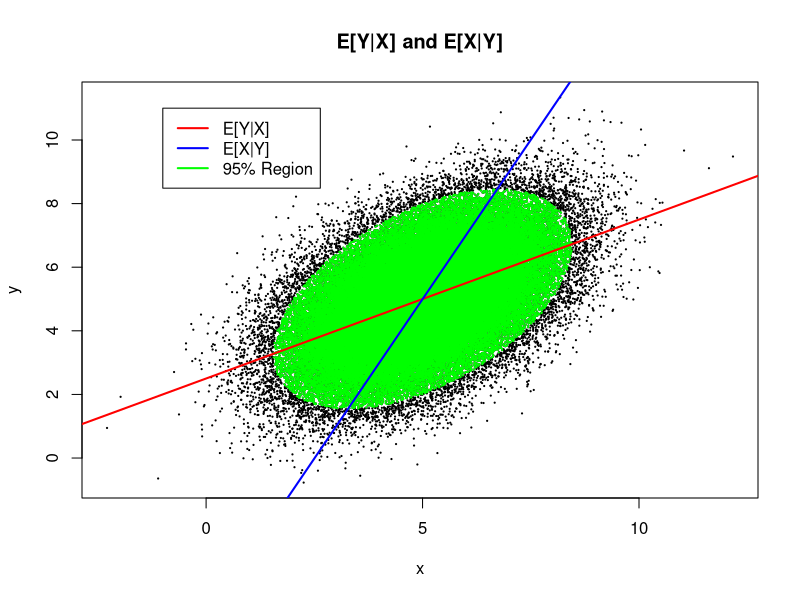

Write the R code that produced this figure.
#################################################################
# Bivariate Normal Distribution                                 #
biv.norm<-function(x,y,mu.x,mu.y,sigma.x,sigma.y,rho){          #
   (1/(2 * pi * sigma.x * sigma.y * sqrt(1-rho^2))) *           #
   exp( -(1/(2*(1-rho^2))) * ( ((x-mu.x)/sigma.x)^2 +           #
         ((y-mu.y)/sigma.y)^2 - (2 * rho * ((x-mu.x)/sigma.x) * #
         ((y-mu.y)/sigma.y) ) ) )                               #
}                                                               #
#################################################################

# GENERATE DATA:

  #install.packages("mvtnorm")
  library("mvtnorm")

  #n <- 10^4
  #rho <- 1/2
  #sigX <- sqrt(2); sigY <- sqrt(2)
  #muX <- 5; muY <- 5
  #cov <- rho * sigX * sigY

  
  #X <- rmvnorm( n, c(muX,muY), matrix( c(sigX^2,cov,cov,sigY^2), 2, 2) )
  X <- read.table('hw3.dat', header=F,sep="\t")
  x <- X[,1]; y <- X[,2] 
  n <- dim(X)[1]

pdf('plot.pdf')

  plot(x,y, pch=20,cex=.25)
  title(main='E[Y|X] and E[X|Y]')
  legend(-1,11,legend=c('E[Y|X]','E[X|Y]','95% Region'),
         col=c('red','blue','green'),lwd=2)


# 95% Region
  xyz <- cbind(X,1:n,rep(0,n))
  colnames(xyz) <- c('x','y','ind','probs')
  mx <- mean(x); my <- mean(y);
  sx <- sd(x); sy <- sd(y)
  rho <- cov(x,y) / (sd(x)*sd(y))

  xyz[,4] <- biv.norm(x,y,mx,my,sx,sy,rho)

  xyz <- as.data.frame(xyz)
  xyz <- xyz[order(xyz$probs),]
  xyz <- xyz[-c(1:(.05*n)),]

  points(xyz[,1],xyz[,2],col='green',pch=20, cex=.25)

# Lines
  #mod <- lm(y~x)
  #abline(mod,col='yellow')
  # E[Y|X]
  slp <- cov(x,y)/var(x)
  int <- mean(y) - slp*mean(x)
  abline(int,slp,col='red',lwd=2)
  # E[X|Y]
  slp <- cov(y,x)/var(y)
  int <- mean(x) - slp*mean(y)
  abline(-int/slp,1/slp,col='blue',lwd=2)

dev.off()

